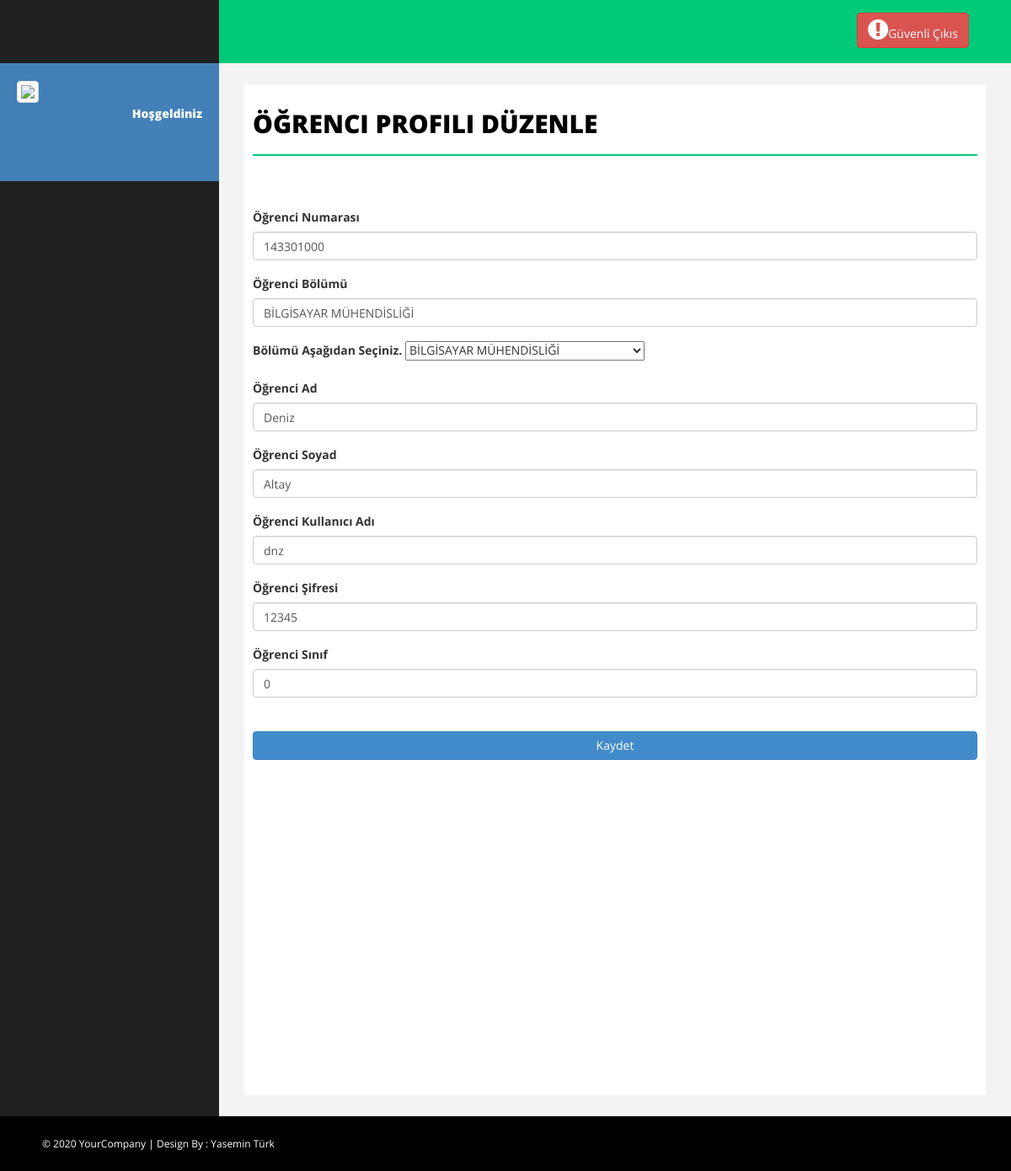
Page /ogrenci_guncelle.php?ogrenci_id=1 on the committed database.
### tables this page shows
CREATE TABLE IF NOT EXISTS `ogrenci` (
  `ogrenci_id` int(11) NOT NULL AUTO_INCREMENT,
  `bolum_id` int(11) NOT NULL,
  `ogrenci_no` int(11) NOT NULL,
  `ogrenci_ad` varchar(50) NOT NULL,
  `ogrenci_soyad` varchar(50) NOT NULL,
  `ogrenci_kadi` varchar(50) NOT NULL,
  `ogrenci_sifre` varchar(50) NOT NULL,
  `ogrenci_sinif` int(11) NOT NULL,
  PRIMARY KEY (`ogrenci_id`)
);

CREATE TABLE IF NOT EXISTS `bolum` (
  `bolum_id` int(11) NOT NULL AUTO_INCREMENT,
  `bolum_ad` varchar(200) NOT NULL,
  PRIMARY KEY (`bolum_id`)
);

### ogrenci_guncelle.php (the view, shortened to what this page needs)
<?php
include 'baglan.php';
include 'header.php';
include 'sidebar.php';
$id=$_GET["ogrenci_id"];
$ogrencisorgu=mysqli_query($baglan,"SELECT * from ogrenci where ogrenci_id='$id'");
mysqli_set_charset($baglan, "utf8");
$ogrencicek=mysqli_fetch_array($ogrencisorgu);
?>
<div id="page-wrapper">
    <div id="page-inner">
        <div class="row">
            <div class="col-md-12">
                <h1 class="page-head-line">Öğrenci Profili Düzenle</h1> <br><br>
            </div>
        </div>
        <form action="" method="POST" role="form">
            <div class="form-group">
                <label>Öğrenci Numarası</label>
                <input class="form-control" type="integer" name="ogrenci_no" value="<?php echo $ogrencicek['ogrenci_no'] ?>">
            </div>
            <div class="form-group">
                <label>Öğrenci Bölümü</label>
                <?php
                $bolumid=$ogrencicek['bolum_id'];
                $bolumsorgu= mysqli_query($baglan,"SELECT * from bolum where bolum_id='$bolumid'");
                $bolumcek=mysqli_fetch_array($bolumsorgu);
                $bolumad=$bolumcek['bolum_ad'];
                ?>
                <input class="form-control" type="text" name="bolum_id" value="<?php echo $bolumad ?>">
            </div>
            <div class="form-group">
                <label>Bölümü Aşağıdan Seçiniz.</label>
                <select name="bolum_ad" id="bolum_ad">
                    <option value="BİLGİSAYAR MÜHENDİSLİĞİ" >BİLGİSAYAR MÜHENDİSLİĞİ</option>
                </select></td>
            </div>
            <div class="form-group">
                <label>Öğrenci Ad</label>
                <input class="form-control" type="text" name="ogrenci_ad" value="<?php echo $ogrencicek['ogrenci_ad'] ?>">
            </div>
            <div class="form-group">
                <label>Öğrenci Soyad</label>
                <input class="form-control" type="text" name="ogrenci_soyad" value="<?php echo $ogrencicek['ogrenci_soyad'] ?>">
            </div>
            <div class="form-group">
                <label>Öğrenci Kullanıcı Adı</label>
                <input class="form-control" type="text" name="ogrenci_kadi" value="<?php echo $ogrencicek['ogrenci_kadi'] ?>">
            </div>
            <div class="form-group">
                <label>Öğrenci Şifresi</label>
                <input class="form-control" type="text" name="ogrenci_sifre" value="<?php echo $ogrencicek['ogrenci_sifre'] ?>">
            </div>
            <div class="form-group">
                <label>Öğrenci Sınıf</label>
                <input class="form-control" type="text" name="ogrenci_sinif" value="<?php echo $ogrencicek['ogrenci_sinif'] ?>">
            </div>
            <br>
            <center><button style="width: 100%" type="submit" name="profil_duzenle_kaydet" class="btn btn-primary">Kaydet</button></center>  <br>
        </form>
    </div>
</div>
<?php include 'footer.php'; ?>

### assets/css/basic.css (style rules this page uses)
body { font-family: 'Open Sans', sans-serif; line-height:25px; }
#page-wrapper { padding: 15px 15px; min-height: 600px; background: #F3F3F3; }
#page-inner { width: 100%; margin: 10px 20px 10px 0px; background-color: #fff!important; padding: 10px; min-height: 1200px; }
.page-head-line { font-size: 30px; text-transform: uppercase; color: #000; font-weight: 800; padding-bottom: 20px; border-bottom: 2px solid #00CA79; margin-bottom: 10px; }
@media (min-width:768px) { #page-wrapper { margin: 0 0 0 260px; padding: 15px 30px; min-height: 1200px; } }

### rows in the picture
ogrenci: ogrenci_no "143301000", ogrenci_ad "Deniz", ogrenci_soyad "Altay", ogrenci_kadi "dnz", ogrenci_sifre "12345", ogrenci_sinif "0"
bolum: bolum_id "BİLGİSAYAR MÜHENDİSLİĞİ"
